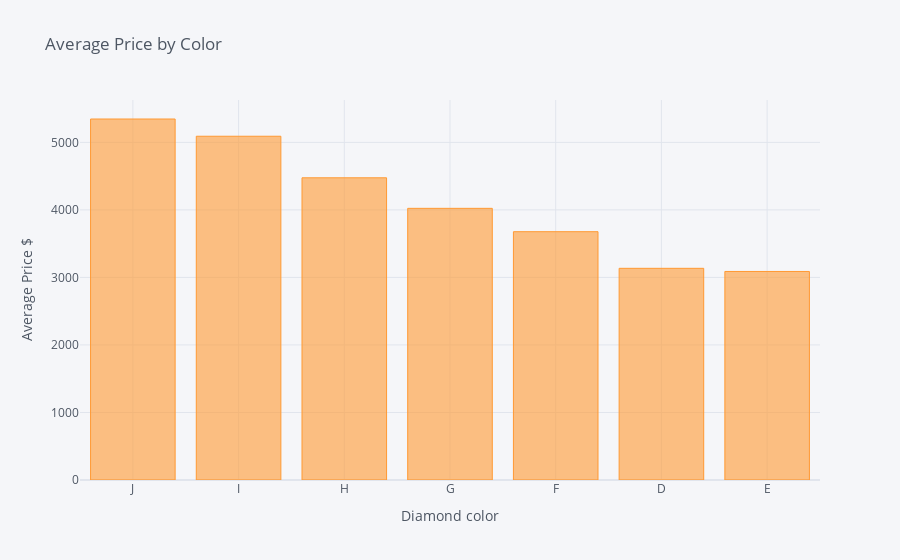

Notebook cell for this chart:
### Code cell
# using cf to make a plot.
price_mean_by_color.iplot(kind='bar',
                         x='color',
                         y='price',
                         title='Average Price by Color',
                         xTitle='Diamond color',
                         yTitle='Average Price $')

### Figure 1 — Plotly figure (JSON) as saved in the notebook; plotly's stock layout.template omitted (floating-point values rounded to 4 significant figures)
{"data": [{"marker": {"color": "rgba(255, 153, 51, 0.6)", "line": {"color": "rgba(255, 153, 51, 1.0)", "width": 1}}, "name": "price", "orientation": "v", "text": "", "type": "bar", "x": ["J", "I", "H", "G", "F", "D", "E"], "y": [5346.0, 5091.0, 4475.0, 4023.0, 3677.0, 3135.0, 3088.0]}], "layout": {"autosize": true, "legend": {"bgcolor": "#F5F6F9", "font": {"color": "#4D5663"}}, "paper_bgcolor": "#F5F6F9", "plot_bgcolor": "#F5F6F9", "title": {"font": {"color": "#4D5663"}, "text": "Average Price by Color"}, "xaxis": {"autorange": true, "gridcolor": "#E1E5ED", "range": [-0.5, 6.5], "showgrid": true, "tickfont": {"color": "#4D5663"}, "title": {"font": {"color": "#4D5663"}, "text": "Diamond color"}, "type": "category", "zerolinecolor": "#E1E5ED"}, "yaxis": {"autorange": true, "gridcolor": "#E1E5ED", "range": [0, 5628.0], "showgrid": true, "tickfont": {"color": "#4D5663"}, "title": {"font": {"color": "#4D5663"}, "text": "Average Price $"}, "type": "linear", "zerolinecolor": "#E1E5ED"}}}
